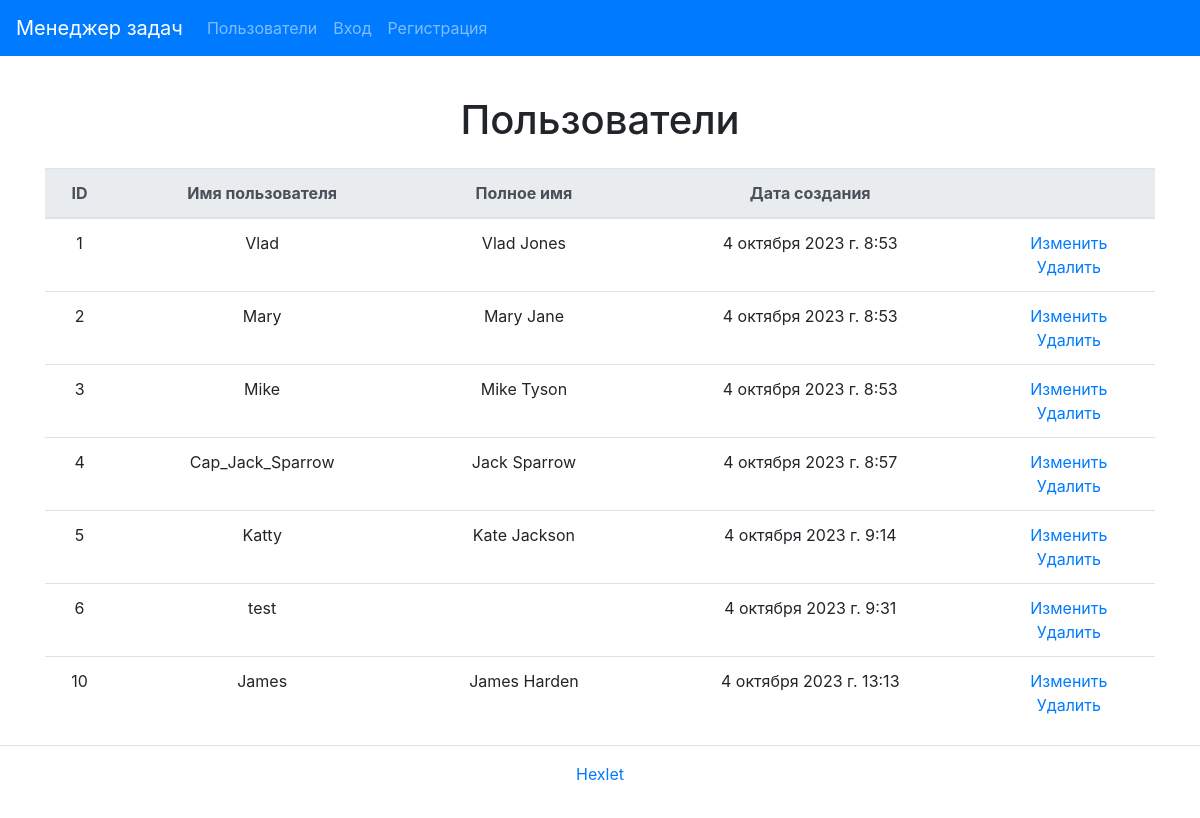
Before: /users/ with the older database file.
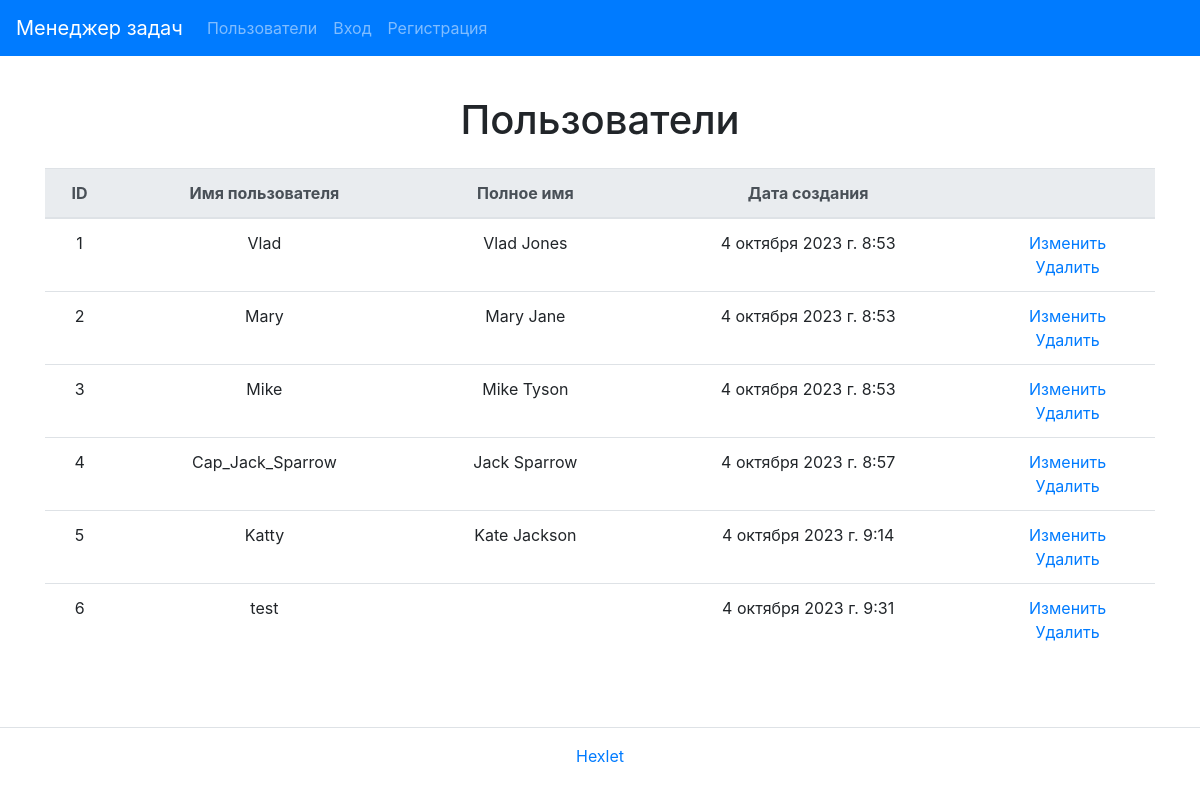
After: the same page with the newer database file.
### task_manager/users/models.py (models this page shows)
class User(AbstractUser):
    def __str__(self):
        return self.get_full_name()

### task_manager/users/views.py (the view)
# urls.py: path('', UserList.as_view(), name='users_index'),
class UserList(ListView):
    model = User
    template_name = 'users/index.html'
    context_object_name = 'users'

### task_manager/templates/users/index.html
{% extends "base.html" %}
{% load i18n %}
{% block title %}<h1 class="my-4 text-center">{% trans "Users" %}</h1>{% endblock %}
{% block content %}
<div class="container text-center">
  <table class="table table-lg-responsive table-hover">
    <thead class="thead-light">
        <tr>
            <th>{% trans "ID" %}</th>
            <th>{% trans "Username" %}</th>
            <th>{% trans "Full name" %}</th>
            <th>{% trans "Creation date" %}</th>
            <th></th>
        </tr>
    </thead>
        {% if users %}
        <tbody>
            {% for user in users %}
            <tr>
                <td>{{ user.id }}</td>
                <td>{{ user.username }}</td>
                <td>{{ user.first_name }} {{ user.last_name }}</td>
                <td>{{ user.date_joined }}</td>
                <td>
                    <a href="{% url 'user_update' user.id %}">{% trans "Modify" %}</a>
                    <br>
                    <a href="{% url 'user_delete' user.id %}">{% trans "Delete" %}</a>
                </td>
            </tr>
            {% endfor %}
        {% endif %}
        </tbody>
  </table>
</div>
{% endblock %}

Changed rows visible on the page:
removed User: id "10", username "James", first_name "James", last_name "Harden", date_joined "4 октября 2023 г. 13:13"
